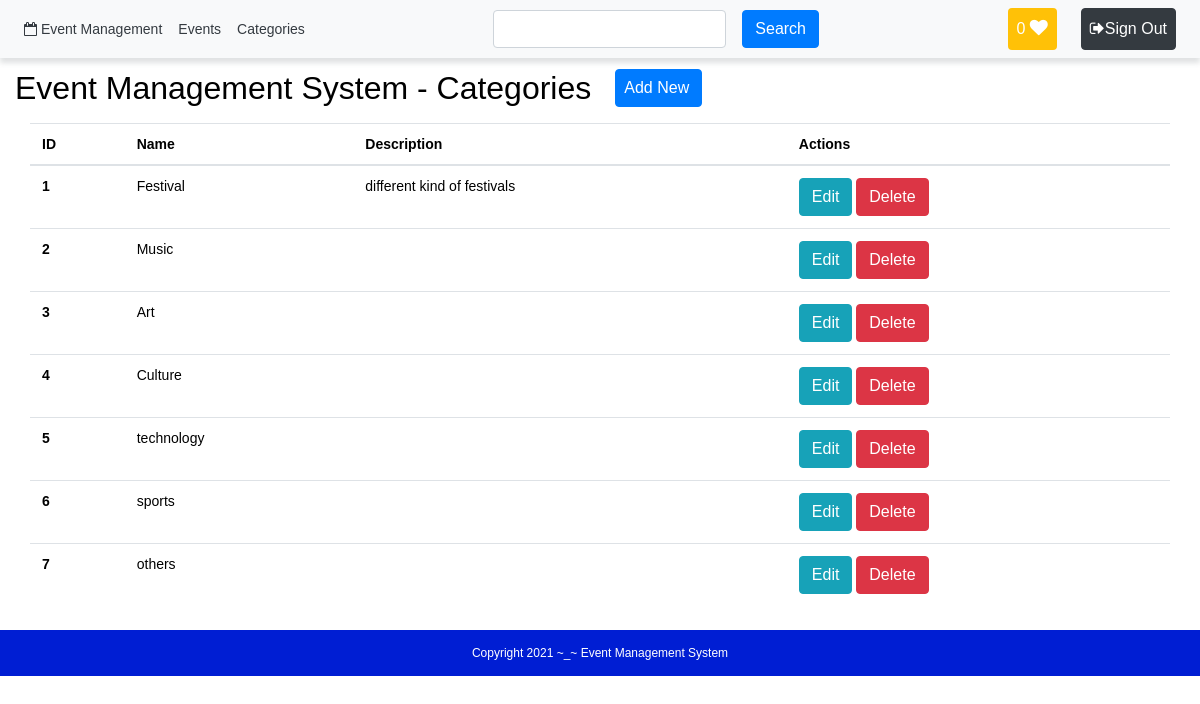
The page /components/category/view.php (signed in) on the database its author committed.
### tables this page shows
CREATE TABLE IF NOT EXISTS `categories` (
  `id` int(11) NOT NULL AUTO_INCREMENT,
  `name` varchar(155) NOT NULL,
  `description` varchar(255) NOT NULL,
  PRIMARY KEY (`id`)
);

### components/category/view.php (the view, shortened to what this page needs)
<?php
$path = $_SERVER['DOCUMENT_ROOT'];
$path .= "/events/";
require_once($path . 'connect.php');
$ReadSql = "SELECT * FROM `categories`";
$res = mysqli_query($connection, $ReadSql);
?>
<?php require($path . 'templates/header.php') ?>
	<div class="container-fluid my-4">
		<div class="row my-2">
			<h2>Event Management System - Categories</h2>
			<a href="add.php"><button type="button" class="btn btn-primary ml-4 pl-2">Add New</button></a>
		</div>
		<table class="table ">
		<thead>
			<tr>
				<th>ID</th>
				<th>Name</th>
				<th>Description</th>
				<th>Actions</th>
			</tr>
		</thead>
		<tbody>
		<?php
		while($r = mysqli_fetch_assoc($res)){
		?>
			<tr>
				<th scope="row"><?php echo $r['id']; ?></th>
				<td><?php echo $r['name']; ?></td>
				<td><?php echo $r['description']; ?></td>
				<td>
					<a href="update.php?id=<?php echo $r['id']; ?>"><button type="button" class="btn btn-info">Edit</button></a>
					<button type="button" class="btn btn-danger btn-xs" data-toggle="modal" data-target="#myModal<?php echo $r['id']; ?>">Delete</button>
				</td>
			</tr>
		<?php } ?>
		</tbody>
		</table>
	</div>
<?php require($path . 'templates/footer.php') ?>

### templates/header.php (shortened to what this page needs)
<?php
$server = 'http://' . $_SERVER['SERVER_NAME'] . '/events/';
$user_logged = false;
?>
<!DOCTYPE html>
<html>
<head>
	<link rel="stylesheet" href="https://stackpath.bootstrapcdn.com/bootstrap/4.5.0/css/bootstrap.min.css">
	<link href="//maxcdn.bootstrapcdn.com/font-awesome/4.7.0/css/font-awesome.min.css" rel="stylesheet">
	<link rel="stylesheet" href="<?php echo $server; ?>css/style.css">
</head>
<body>
	<header class="d-flex w-100">
		<nav class="navbar navbar-expand-lg w-100 bg-light">
			<div class="navbar-collapse collapse justify-content-between">
				<ul class="navbar-nav" id="navbar">
					<li class="nav-item active">
						<a class="nav-link text-dark" href="<?php echo $server; ?>index.php"><i class="fa fa-calendar-o text-dark"></i> Event Management</a>
					</li>
					<?php if (isset($_SESSION['loggedin']) && $_SESSION['loggedin'] == true) {
						$user_logged = true;
						if ($_SESSION['role'] == 'admin') { ?>
							<li class="nav-item">
								<a class="nav-link text-dark" href="<?php echo $server; ?>components/event/view.php">Events</a>
							</li>
							<li class="nav-item">
								<a class="nav-link text-dark" href="<?php echo $server; ?>components/category/view.php">Categories</a>
							</li>
					<?php }
					} ?>
				</ul>
				<ul class="navbar-nav">
						<form class="d-flex my-2 my-lg-0" action="<?php echo $server; ?>templates/searchForm.php" method="post">
							<input class="form-control mr-sm-2" type="text" name="term" aria-label="Search" required>
							<button type="submit" class="btn btn-primary m-2 my-sm-0" value="Submit" >Search</button>
						</form>
				</ul>
				<ul class="navbar-nav">
					<li class="nav-item save mr-4">
						<a class="nav-link btn bg-warning" href="<?php echo $server; ?>templates/save.php">
							<span class="text-white">0 </span>
							<i class="fa fa-heart text-white" style="font-size: 18px;"></i>
						</a>
					</li>
					<?php
					if ($user_logged) { ?>
						<li class="nav-item mr-sm-2">
							<a class="nav-link btn btn-dark text-white" href="<?php echo $server; ?>components/user/logout.php"><span><i class="fa fa-sign-out text-white"></i></span>Sign Out</a>
						</li>
					<?php } else { ?>
						<li class="nav-item mr-sm-2">
							<a class="nav-link btn btn-primary text-white" href="<?php echo $server; ?>components/user/login.php"><span><i class="fa fa-sign-in text-white"></i></span> Sign In</a>
						</li>
					<?php } ?>
				</ul>
			</div>
		</nav>
	</header>
	<div class="container-fluid page-container">

### templates/footer.php (shortened to what this page needs)
</div>
<footer class="footer-container row justify-content-center mt-4 py-3">
	<div class="text-white">Copyright 2021 ~_~ Event Management System</div>
</footer>
</body>
</html>

### css/style.css (style rules this page uses)
* { color: black; }
html, body { height: 100%; }
#navbar li a { color: #eee; }
.page-container { padding-top: 45px; }
.footer-container { position: relative; left: 0; bottom: 0; font-size: 12px; width: 100%; margin: auto; background-color: #001ed3; }
header { box-shadow: 0px 5px 5px #6c757d36; position: fixed; z-index: 99; top: 0; }

### templates/header.php (style rules this page uses)
body { font: 14px sans-serif; }

### rows shown on the page
categories: id "1", name "Festival", description "different kind of festivals"
categories: id "2", name "Music"
categories: id "3", name "Art"
categories: id "4", name "Culture"
categories: id "5", name "technology"
categories: id "6", name "sports"
categories: id "7", name "others"
